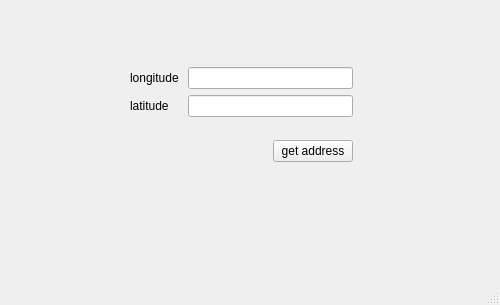
<?xml version="1.0" encoding="UTF-8"?>
<ui version="4.0">
 <class>MainWindow</class>
 <widget class="QMainWindow" name="MainWindow">
  <property name="geometry">
   <rect>
    <x>0</x>
    <y>0</y>
    <width>500</width>
    <height>305</height>
   </rect>
  </property>
  <property name="windowTitle">
   <string>MainWindow</string>
  </property>
  <widget class="QWidget" name="centralwidget">
   <widget class="QWidget" name="">
    <property name="geometry">
     <rect>
      <x>130</x>
      <y>50</y>
      <width>223</width>
      <height>131</height>
     </rect>
    </property>
    <layout class="QGridLayout" name="gridLayout">
     <item row="0" column="0">
      <layout class="QHBoxLayout" name="horizontalLayout">
       <item>
        <layout class="QVBoxLayout" name="verticalLayout_2">
         <item>
          <widget class="QLabel" name="label">
           <property name="text">
            <string>longitude </string>
           </property>
          </widget>
         </item>
         <item>
          <widget class="QLabel" name="label_2">
           <property name="text">
            <string>latitude</string>
           </property>
          </widget>
         </item>
        </layout>
       </item>
       <item>
        <layout class="QVBoxLayout" name="verticalLayout">
         <item>
          <widget class="QLineEdit" name="longitude"/>
         </item>
         <item>
          <widget class="QLineEdit" name="latitude"/>
         </item>
        </layout>
       </item>
      </layout>
     </item>
     <item row="1" column="0">
      <layout class="QHBoxLayout" name="horizontalLayout_2">
       <item>
        <spacer name="horizontalSpacer">
         <property name="orientation">
          <enum>Qt::Horizontal</enum>
         </property>
         <property name="sizeHint" stdset="0">
          <size>
           <width>40</width>
           <height>20</height>
          </size>
         </property>
        </spacer>
       </item>
       <item>
        <widget class="QPushButton" name="pushButton">
         <property name="text">
          <string>get address</string>
         </property>
        </widget>
       </item>
      </layout>
     </item>
    </layout>
   </widget>
  </widget>
  <widget class="QMenuBar" name="menubar">
   <property name="geometry">
    <rect>
     <x>0</x>
     <y>0</y>
     <width>500</width>
     <height>22</height>
    </rect>
   </property>
  </widget>
  <widget class="QStatusBar" name="statusbar"/>
 </widget>
 <resources/>
 <connections/>
</ui>
